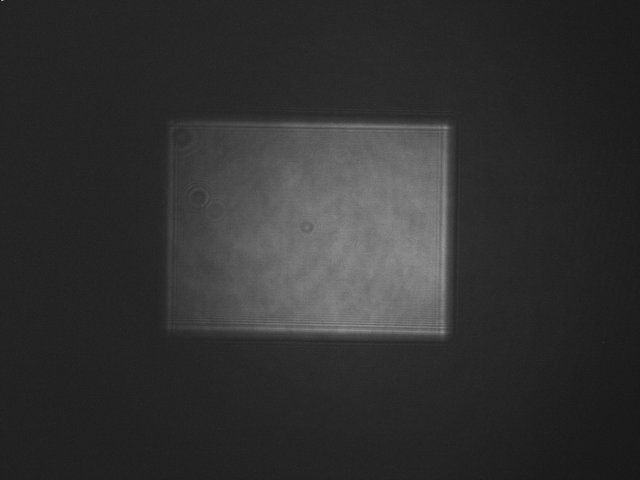
#> input picture img/corner_detect_example.png, 640 x 480 px
$ python corner_detect.py
#> lines starting #> are read from the running program, lines starting #| are printed output that depends on the picture; after the words box and inside, x2 and y2 are one past the last pixel; in counts of white or black regions, pixels touching at a corner belong together
# https://stackoverflow.com/a/60066530

import cv2
import numpy as np

# Load image, grayscale, Gaussian blur, adaptive threshold
image = cv2.imread('../img/corner_detect_example.png')
#> image is the input picture: shape (480, 640, 3); min 15, max 167, mean 48.8
mask = np.zeros(image.shape, dtype=np.uint8)
gray = 255 - cv2.cvtColor(image, cv2.COLOR_BGR2GRAY)
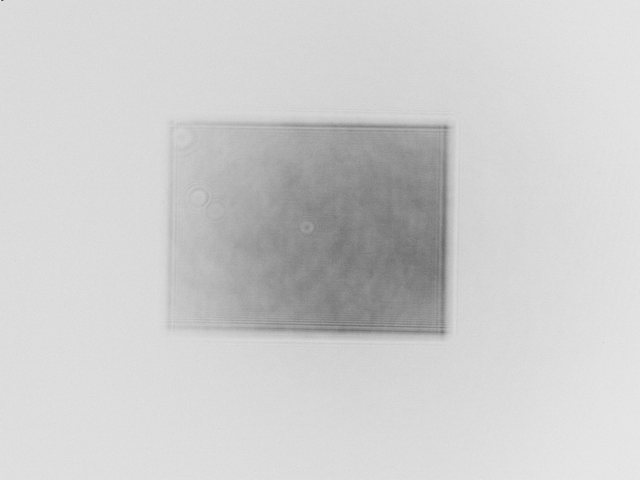
#> gray: shape (480, 640); min 88, max 240, mean 206.2
blur = cv2.GaussianBlur(gray, (3, 3), 0)
thresh = cv2.adaptiveThreshold(
    blur, 255, cv2.ADAPTIVE_THRESH_MEAN_C, cv2.THRESH_BINARY_INV, 51, 3)
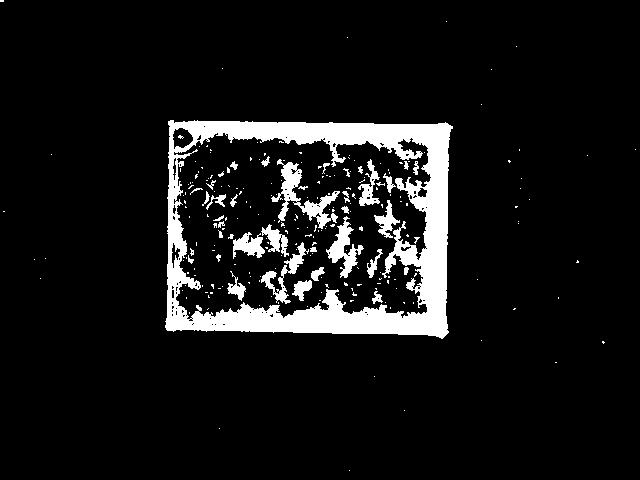
#> thresh: shape (480, 640); 8.6% white; 241 white regions (205 under 20 px), largest, box (x1, y1, x2, y2) and area: (165, 120, 453, 339) 19571, (271, 159, 340, 229) 1322, (326, 216, 364, 278) 843

# Morph open
kernel = cv2.getStructuringElement(cv2.MORPH_RECT, (3, 3))
opening = cv2.morphologyEx(thresh, cv2.MORPH_OPEN, kernel, iterations=1)
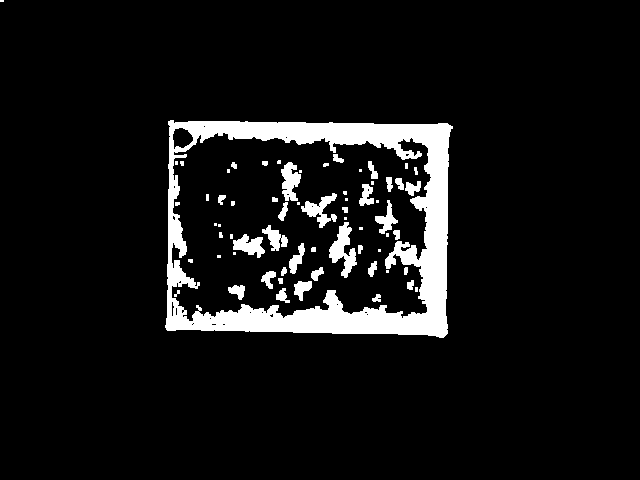
#> opening: shape (480, 640); 7.8% white; 66 white regions (27 under 20 px)

# Find distorted rectangle contour and draw onto a mask
cnts = cv2.findContours(opening, cv2.RETR_EXTERNAL, cv2.CHAIN_APPROX_SIMPLE)
#> cnts = 2 contours, 1 with area under 20; largest, box (x1, y1, x2, y2) and area: (165, 120, 453, 338) 58388
cnts = cnts[0] if len(cnts) == 2 else cnts[1]
rect = cv2.minAreaRect(cnts[0])
#> rect = ((308.5, 228), (214.1, 284.1), -89.16)
box = cv2.boxPoints(rect)
#> box = [[448.9, 337.1], [164.9, 333], [168, 118.9], [452.1, 123.1]]
box = np.int0(box)
#> box = [[448, 337], [164, 332], [168, 118], [452, 123]]
cv2.drawContours(image, [box], 0, (36, 255, 12), 2)
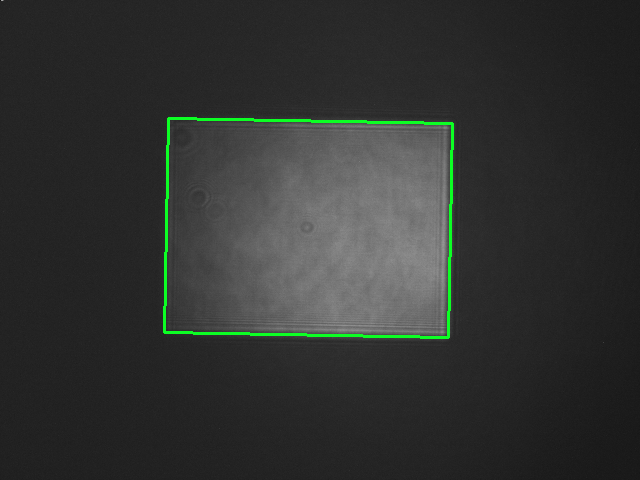
#> image: shape (480, 640, 3); 0.97% of pixels changed, all inside (x1, y1, x2, y2) = (163, 117, 454, 339)
cv2.fillPoly(mask, [box], (255, 255, 255))
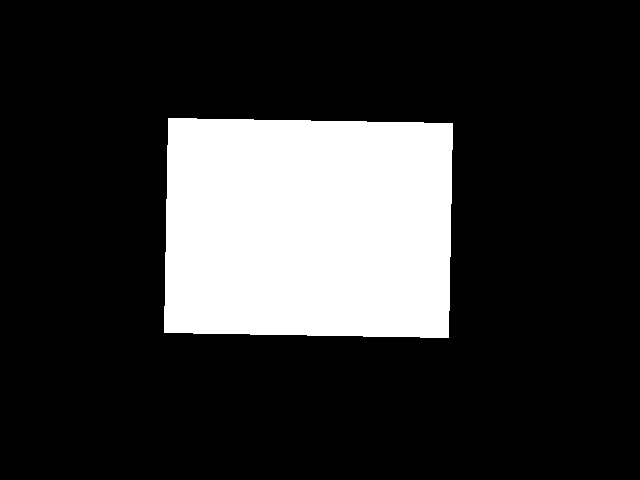
#> mask: shape (480, 640, 3); 20% white; 1 white region, box (x1, y1, x2, y2) and area: (164, 118, 453, 338) 61295

# Find corners on the mask
mask = cv2.cvtColor(mask, cv2.COLOR_BGR2GRAY)
corners = cv2.goodFeaturesToTrack(
    mask, maxCorners=4, qualityLevel=0.5, minDistance=150)
#> corners = [[448, 337], [164, 332], [452, 123], [168, 118]]

# [4 lines of commented-out code are left out]

windows = ['image', 'thresh', 'opening', 'mask']

for window in windows:
    cv2.namedWindow(window, cv2.WINDOW_NORMAL)
    cv2.resizeWindow(window, (600, 600))

cv2.imshow('thresh', thresh)
cv2.imshow('opening', opening)
cv2.imshow('mask', mask)
cv2.imshow('image', image)
cv2.waitKey(0)
